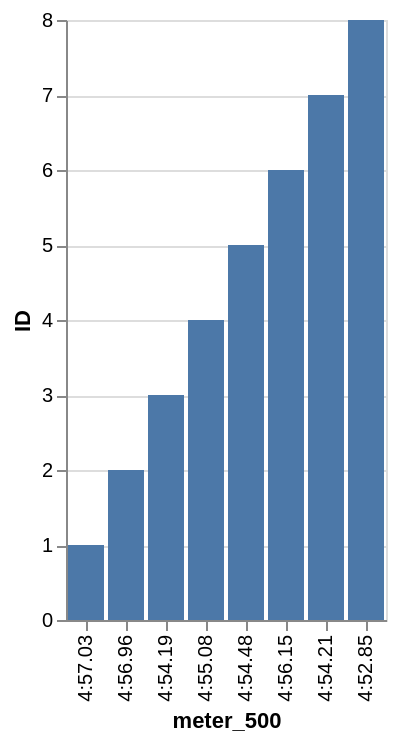

Here is the Vega-Lite specification saved for this chart:
### Vega-Lite specification from a JSON file in a GitHub repository (floating-point values rounded to 4 significant figures)
{"data": {"values": [{"x_data": "4:54.21", "y_data": 7}, {"x_data": "4:55.08", "y_data": 4}, {"x_data": "4:54.48", "y_data": 5}, {"x_data": "4:52.85", "y_data": 8}, {"x_data": "4:57.03", "y_data": 1}, {"x_data": "4:56.96", "y_data": 2}, {"x_data": "4:56.15", "y_data": 6}, {"x_data": "4:54.19", "y_data": 3}]}, "mark": "bar", "encoding": {"x": {"field": "x_data", "type": "nominal", "title": "meter_500", "sort": {"op": "sum", "field": "y_data", "order": "ascending"}}, "y": {"field": "y_data", "type": "quantitative", "title": "ID"}}}
